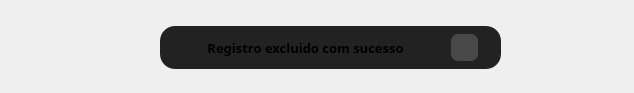
     <widget class="QFrame" name="top">
      <property name="minimumSize">
       <size>
        <width>64</width>
        <height>64</height>
       </size>
      </property>
      <property name="frameShape">
       <enum>QFrame::NoFrame</enum>
      </property>
      <property name="frameShadow">
       <enum>QFrame::Raised</enum>
      </property>
      <widget class="QPushButton" name="btn_voltar">
       <property name="geometry">
        <rect>
         <x>553</x>
         <y>12</y>
         <width>72</width>
         <height>72</height>
        </rect>
       </property>
       <property name="minimumSize">
        <size>
         <width>72</width>
         <height>72</height>
        </size>
       </property>
       <property name="maximumSize">
        <size>
         <width>72</width>
         <height>72</height>
        </size>
       </property>
       <property name="cursor">
        <cursorShape>PointingHandCursor</cursorShape>
       </property>
       <property name="styleSheet">
        <string notr="true">border-radius:1px;
</string>
       </property>
       <property name="text">
        <string/>
       </property>
       <property name="iconSize">
        <size>
         <width>64</width>
         <height>64</height>
        </size>
       </property>
      </widget>
      <widget class="QFrame" name="input">
       <property name="geometry">
        <rect>
         <x>160</x>
         <y>26</y>
         <width>341</width>
         <height>43</height>
        </rect>
       </property>
       <property name="styleSheet">
        <string notr="true">border-radius:15px;
background-color: rgb(34, 34, 34);</string>
       </property>
       <property name="frameShape">
        <enum>QFrame::NoFrame</enum>
       </property>
       <property name="frameShadow">
        <enum>QFrame::Raised</enum>
       </property>
       <layout class="QHBoxLayout" name="horizontalLayout_67">
        <property name="spacing">
         <number>0</number>
        </property>
        <property name="leftMargin">
         <number>0</number>
        </property>
        <property name="topMargin">
         <number>0</number>
        </property>
        <property name="rightMargin">
         <number>0</number>
        </property>
        <property name="bottomMargin">
         <number>0</number>
        </property>
        <item>
         <widget class="QLabel" name="input_texto">
          <property name="minimumSize">
           <size>
            <width>0</width>
            <height>0</height>
           </size>
          </property>
          <property name="maximumSize">
           <size>
            <width>245</width>
            <height>16777215</height>
           </size>
          </property>
          <property name="font">
           <font>
            <family>Segoe UI Black</family>
            <pointsize>10</pointsize>
            <weight>75</weight>
            <bold>true</bold>
           </font>
          </property>
          <property name="styleSheet">
           <string notr="true"/>
          </property>
          <property name="text">
           <string>Registro excluido com sucesso</string>
          </property>
          <property name="alignment">
           <set>Qt::AlignCenter</set>
          </property>
         </widget>
        </item>
        <item>
         <widget class="QPushButton" name="btn_fechar_input">
          <property name="minimumSize">
           <size>
            <width>27</width>
            <height>27</height>
           </size>
          </property>
          <property name="maximumSize">
           <size>
            <width>27</width>
            <height>27</height>
           </size>
          </property>
          <property name="cursor">
           <cursorShape>PointingHandCursor</cursorShape>
          </property>
          <property name="styleSheet">
           <string notr="true">QPushButton{
	border-radius:7px;
	background-color:rgb(72, 72, 72);
	background-position:center
}
QPushButton:hover{
	border-radius:7px;
	background-color: rgb(85, 85, 255);
}</string>
          </property>
          <property name="text">
           <string/>
          </property>
          <property name="iconSize">
           <size>
            <width>12</width>
            <height>12</height>
           </size>
          </property>
         </widget>
        </item>
       </layout>
      </widget>
     </widget>
